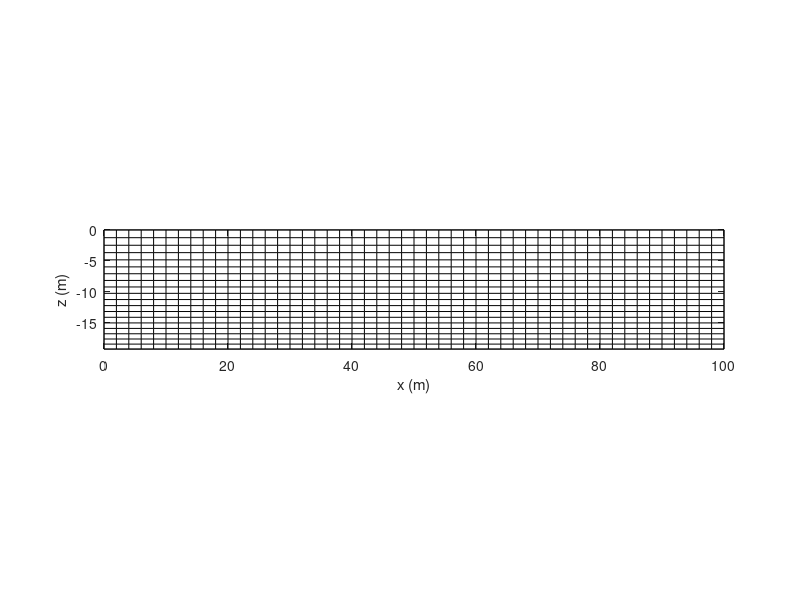

This figure's MATLAB source:
Nc = 50;
L = 100;
D = 20;
dx = L/Nc;
dz = load('stretched.dat');
z = -D+cumsum(dz(end:-1:1));
x = [0:dx:L];
[x,z]=meshgrid(x,z);
plot(x,z,'k-',x',z','k-');
axis image;
xlabel('x (m)');
ylabel('z (m)');